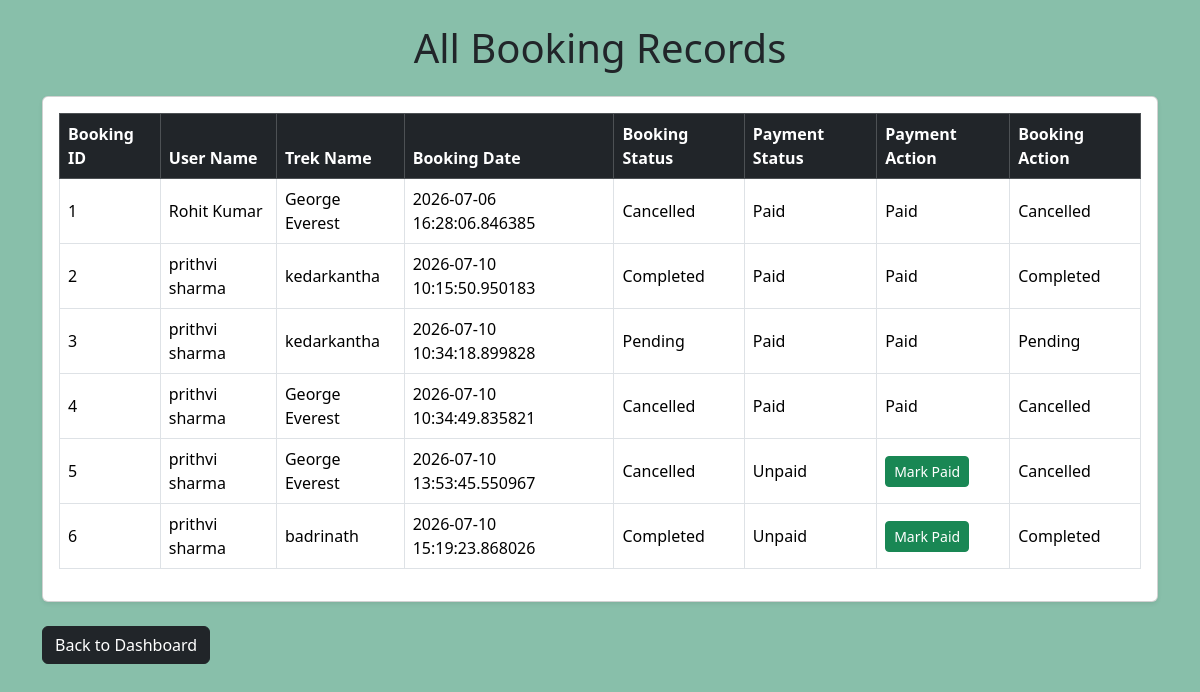
The page /admin/bookings (signed in) on the database as committed earlier.
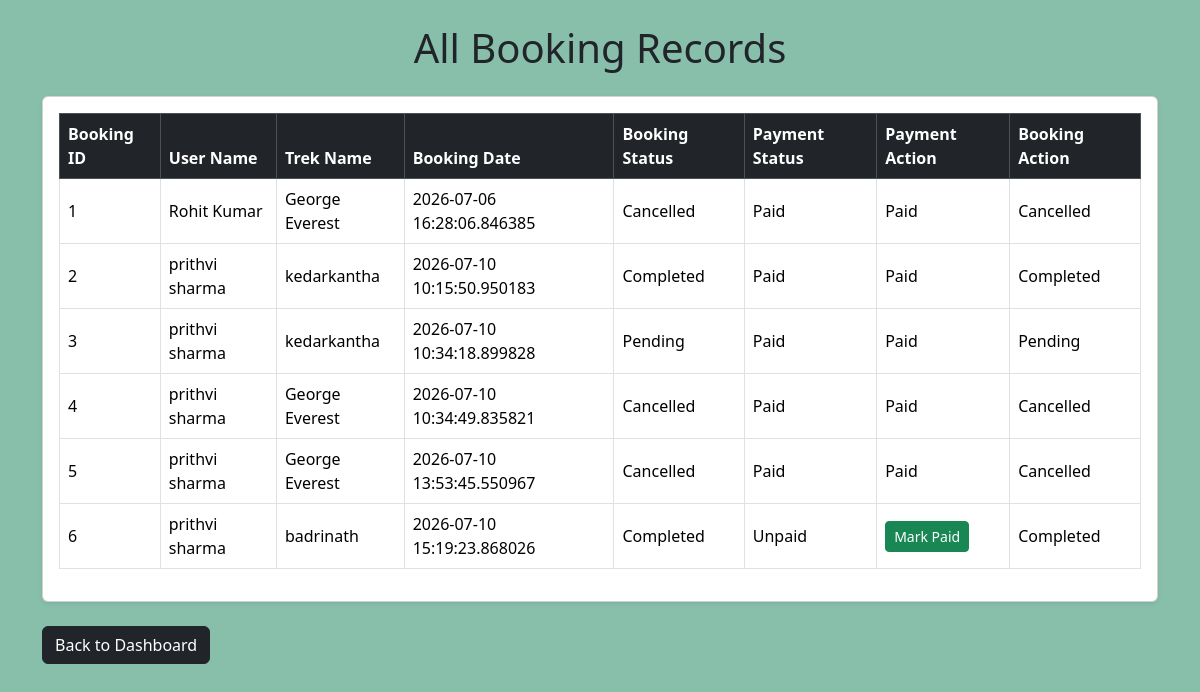
The same page on the database as committed later.
### models/models.py (models this page shows)
class Booking(db.Model):
    __tablename__ = "bookings"
    id = db.Column(db.Integer, primary_key=True)
    user_id = db.Column(db.Integer,db.ForeignKey("users.id"),nullable=False)
    trek_id = db.Column(db.Integer,db.ForeignKey("treks.id"),nullable=False)
    booking_date = db.Column(db.DateTime,default=datetime.utcnow)
    booking_status = db.Column(db.String(20),default="Booked")
    payment_status = db.Column(db.String(20),default="Unpaid")

class User(db.Model, UserMixin):
    __tablename__ = "users"
    id = db.Column(db.Integer, primary_key=True)
    full_name = db.Column(db.String(100), nullable=False)
    email = db.Column(db.String(120), unique=True, nullable=False)
    password = db.Column(db.String(255), nullable=False)
    role = db.Column(db.String(20), nullable=False)
    status = db.Column(db.String(20),default="approved")
    created_at = db.Column(db.DateTime, default=datetime.utcnow)
    bookings = db.relationship(         #defines relationship b/w user and bookings bcoz  1 user can have multi bookings
        "Booking",
        backref="user",
        lazy=True
    )
    assigned_treks = db.relationship(     #defines relationship b/w staff and treks bcoz  1 staff can be assign multi treks
    "Trek",
    foreign_keys="Trek.assigned_staff_id",
    backref="assigned_staff",
    lazy=True
    )

class Trek(db.Model):
    __tablename__ = "treks"
    id = db.Column(db.Integer, primary_key=True)
    trek_name = db.Column(db.String(100), nullable=False)
    location = db.Column(db.String(100))
    difficulty = db.Column(db.String(50))
    duration_days = db.Column(db.Integer)
    available_slots = db.Column(db.Integer)
    status = db.Column(db.String(20),default="Open")
    progress_status = db.Column(db.String(20),default="Not Started")
    assigned_staff_id = db.Column(db.Integer,db.ForeignKey("users.id"))
    bookings = db.relationship(           #defines relationship b/w trek and bookings bcoz  1 trek can have multi booking
        "Booking",
        backref="trek",
        lazy=True
    )

### controllers/auth.py (the view)
@auth.route("/admin/bookings")
@login_required
def view_bookings():
    if current_user.role != "Admin":
        return "Access Denied"
    bookings = Booking.query.all()
    return render_template(
        "view_bookings.html",
        bookings=bookings
    )

### main.py (called while the page is built)
@login_manager.user_loader
def load_user(user_id):
    return db.session.get(User, int(user_id))

### templates/view_bookings.html (shortened to what this page needs)
<!DOCTYPE html>
<html lang="en">
<head>
    <link href="https://cdn.jsdelivr.net/npm/bootstrap@5.3.3/dist/css/bootstrap.min.css"
          rel="stylesheet">
</head>
<body style="background-color: rgb(136, 191, 170);">
<div class="container py-4">
    <h1 class="text-center mb-4">
        All Booking Records
    </h1>
    <div class="card shadow-sm">
        <div class="card-body">
            <div class="table-responsive">
                <table class="table table-bordered table-hover align-middle">
                    <thead class="table-dark">
                        <tr>
                            <th>Booking ID</th>
                            <th>User Name</th>
                            <th>Trek Name</th>
                            <th>Booking Date</th>
                            <th>Booking Status</th>
                            <th>Payment Status</th>
                            <th>Payment Action</th>
                            <th>Booking Action</th>
                        </tr>
                    </thead>
                    <tbody>
                        {% for booking in bookings %}
                        <tr>
                            <td>{{ booking.id }}</td>
                            <td>{{ booking.user.full_name }}</td>
                            <td>{{ booking.trek.trek_name }}</td>
                            <td>{{ booking.booking_date }}</td>
                            <td>{{ booking.booking_status }}</td>
                            <td>{{ booking.payment_status }}</td>
                            <td>
                                {% if booking.payment_status == "Unpaid" %}
                                    <a href="/admin/mark_paid/{{ booking.id }}"
                                       class="btn btn-sm btn-success">
                                        Mark Paid
                                    </a>
                                {% else %}
                                    Paid
                                {% endif %}
                            </td>
                            <td>
                                {% if booking.booking_status == "Booked" %}
                                    <a href="/admin/complete_booking/{{ booking.id }}"
                                       class="btn btn-sm btn-primary">
                                        Complete
                                    </a>
                                {% else %}
                                    {{ booking.booking_status }}
                                {% endif %}
                            </td>
                        </tr>
                        {% endfor %}
                    </tbody>
                </table>
            </div>
        </div>
    </div>
    <div class="mt-4">
        <a href="/admin/dashboard"
           class="btn btn-dark">
            Back to Dashboard
        </a>
    </div>
</div>
</body>
</html>

Rows that differ between the two databases and show on the page:
changed Booking id 5: payment_status "Unpaid" → "Paid"; payment_status "Mark Paid" → "Paid"
